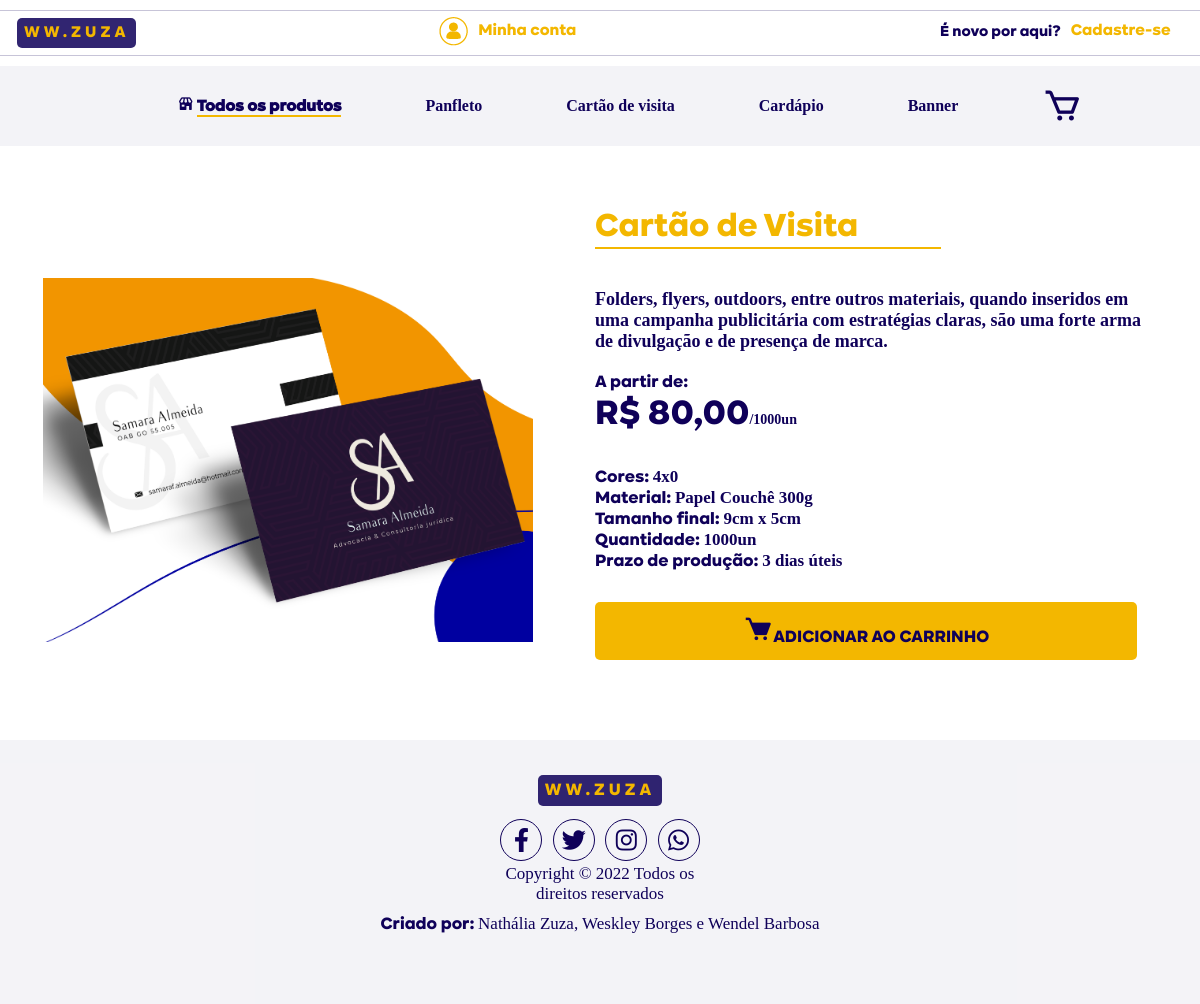
Page /view/produto/itemProduto.php?id=6 on the committed database.
### tables this page shows
CREATE TABLE IF NOT EXISTS `produto` (
  `id` INT(11) NOT NULL AUTO_INCREMENT,
  `nome` VARCHAR(45) NOT NULL,
  `descricao` VARCHAR(255) NOT NULL,
  `preco` DECIMAL(10,2) NOT NULL,
  `cores` VARCHAR(80) NOT NULL,
  `material` VARCHAR(45) NOT NULL,
  `tamanho` VARCHAR(15) NOT NULL,
  `prazo` VARCHAR(15) NOT NULL,
  `qtd` VARCHAR(15) NOT NULL,
  `foto` VARCHAR(60) NULL DEFAULT NULL,
  `categoria_id` INT(11) NOT NULL,
  PRIMARY KEY (`id`),
  INDEX `categoria_id` (`categoria_id` ASC),
  CONSTRAINT `produto_ibfk_1`
    FOREIGN KEY (`categoria_id`)
    REFERENCES `categoria` (`id`));

### dao/conexao/Conexao.php (called while the page is built)
<?php
abstract class Conexao{
    private static $instance;
    public static function getInstance(){
        try{
            if(!isset(self::$instance)){
                self::$instance = new PDO('mysql:host=127.0.0.1;charset=utf8;dbname=ww_zuza', 'root', '');
                self::$instance->setAttribute(PDO::ATTR_ERRMODE, PDO::ERRMODE_EXCEPTION);
            }
            return self::$instance;
        } catch (PDOException $e){
            echo $e->getMessage();
        }
    }
}
?>

### dao/ProdutoDAO.php (called while the page is built, shortened)
<?php
require_once 'conexao/Conexao.php';
class ProdutoDAO {
    private $pdo;
    public function __construct() {
        $this->pdo = Conexao::getInstance();
    }
    public function findById( $id ) {
        try {
            $sql  = "SELECT * FROM produto WHERE id = ?";
            $stmt = $this->pdo->prepare( $sql );
            $stmt->bindValue( 1, $id );
            $stmt->execute();
            $produto = $stmt->fetch( PDO::FETCH_ASSOC );
            return $produto;
        } catch ( PDOException $e ) {
            echo "Erro ao listar o produto: ", $e->getMessage();
        }
    }
}
?>

### view/produto/itemProduto.php (the view, shortened to what this page needs)
<!DOCTYPE html>
<html lang="pt-br">
<head>
    <link href='https://unpkg.com/boxicons@2.1.2/css/boxicons.min.css' rel='stylesheet'>
    <link rel="stylesheet" href="https://cdnjs.cloudflare.com/ajax/libs/font-awesome/5.15.4/css/all.min.css">
    <link rel="stylesheet" href="/css/headerMenu.css">
</head>
<body>
    <div class="box">
        <ul class="nav-logar">
            <li>
                <a href="/index.php">
                    <span class="logo">WW.ZUZA</span>
                </a>
            </li>
        </ul>
        <div class="btn-logar">
            <a href="/view/pagsCentral/login.php">
                <img id="img-account" src="/img/my account-02.png" alt="">
                Minha conta</a>
        </div>
        <div class="btn-logar2"><a href="/view/cliente/formCadastrarCliente.php">
                <p id="cadastro">É novo por aqui? </p>Cadastre-se
            </a></div>
    </div>
    <div class="menu">
        <ul class="nav-list">
            <li>
                <a href="/index.php">
                    <i class='bx bxs-store'></i>
                    <span class="nomelink" id="home">Todos os produtos</span>
                </a>
            </li>
            <li class="produtoshover">
                <a href="/view/produto/tipoproduto.php?categoria_id=1">
                    <span class="nomelink">Panfleto</span>
                </a>
            </li>
            <li class="produtoshover">
                <a href="/view/produto/tipoproduto.php?categoria_id=2">
                    <span class="nomelink">Cartão de visita</span>
                </a>
            </li>
            <li class="produtoshover">
                <a href="/view/produto/tipoproduto.php?categoria_id=3">
                    <span class="nomelink">Cardápio</span>
                </a>
            </li>
            <li class="produtoshover">
                <a href="/view/produto/tipoproduto.php?categoria_id=4">
                    <span class="nomelink">Banner</span>
                </a>
            </li>
            <li class="carrinho">
                <a href="/carrinho.php">
                    <i class='bx bx-cart'></i>
                </a>
            </li>
        </ul>
    </div>
    <div class="pai">
       <?php
       require_once '../../dao/ProdutoDAO.php';
       $produto_id = $_GET['id'];
       $produtoDAO = new ProdutoDAO();
       $produto   = $produtoDAO->findById($produto_id);
       if (!empty($produto)) {
        echo "<div class='container'>";
        echo "  <div class='div-img'>";
        echo "      <p><img src='/img/produto/foto/{$produto["foto"]}' width='112'/></p>";
        echo "  </div>";
        echo "  <div class='div-info'>";
        echo "      <div class='nome_produto'>
                        {$produto["nome"]}
                    </div>";
        echo "      <div class='desc_produto'>
                        {$produto["descricao"]}
                    </div>";
        echo    "<div class='preco'>
                        <p>A partir de: </p>R$ ", number_format(($produto["preco"]), 2, ",", "." ), "<span id='undIndex'>/{$produto["qtd"]}</span>
                    </div>";
        echo "      <div class='info'>
                        <p>Cores: <span class='descricao'>{$produto["cores"]}</span></p>
                    </div>";
        echo        "<div class='info'>
                        <p>Material: <span class='descricao'>{$produto['material']}</span></p>
                    </div>";
        echo        "<div class='info'>
                        <p>Tamanho final: <span class='descricao'> {$produto["tamanho"]}</span></p>
                    </div>";
        echo        "<div class='info'>
                        <p>Quantidade: <span class='descricao'>{$produto["qtd"]}</span></p>
                    </div>";
        echo        "<div class='info'>
                        <p>Prazo de produção: <span class='descricao'>{$produto["prazo"]}</span></p>
                    </div>";
        echo        "<div class='btn-info'>
                        <a href='/controller/produto/carrinhoController.php?id={$produto["id"]}&acao=add'><p> <i class='bx bxs-cart'></i>ADICIONAR AO CARRINHO</p></a>
                    </div>";
        echo    "</div>";
        echo "</div>";
       } else {
           echo "Não existe produtos cadastrados";
       }
       ?>
    </div>
    <footer>
        <div class="social">
            <p><span class="logo">WW.ZUZA</span></p>
            <div class="socialcirc">
                <a href="#" class="fab fa-facebook-f"></a>
                <a href="#" class="fab fa-twitter"></a>
                <a href="#" class="fab fa-instagram"></a>
                <a href="#" class="fab fa-whatsapp"></a>
                <p>Copyright © 2022 Todos os <br> direitos reservados</p>
            </div>
        </div>
        <div class="criacao">
            <p id="criado">Criado por: <span id="autores">Nathália Zuza, Weskley Borges e Wendel Barbosa</span></p>
        </div>
    </footer>
</html>

### css/itemProduto.css (style rules this page uses)
* { margin: 0; padding: 0; }
div.container { height: 100%; }
div.div-img { width: 48%; display: inline-block; text-align: center; padding: 5vw 0vw 5vw 0vw; min-width:40vw; }
div.div-img img { width: 85%; text-align: center; height: 100%; }
div.div-info { width: 48%; display: inline-block; text-align: left; padding: 5vw 0vw 5vw 0vw; min-width:40vw; }
p { font-size: 17px; color: #0F0059; }
.info { padding: 0 0 0 15px; width: 100%; font-family: kinetika; }
.descricao { font-family: kinetika-light; font-weight: 900; }
.nome_produto { text-align: left; margin-bottom: 40px; margin-left: 15px; font-size: 33px; color: #F3B700; font-family: kinetika; border-bottom: 2px solid #F3B700; width: 60%; }
.desc_produto { text-align: left; padding: 0px 15px 20px 15px; font-size: 18px; color: #0F0059; font-family: kinetika-light; font-weight: 900; }
.preco { text-align: left; padding: 0 0 30px 15px; font-size: 35px; color: #0F0059; font-family: kinetika; }
.btn-info { text-align: center; padding: 12px; background-color: #F3B700; width: 90%; border-radius: 5px; margin-top: 30px; margin-left: 15px; align-items: center; align-content: center; }
.btn-info a { text-decoration: none; }
.btn-info p { font-family: kinetika; }
.btn-info i { font-size: 30px; }
#undIndex { font-family: kinetika-light; font-weight: 900; font-size: 14px; color: #0F0059; }

### css/headerMenu.css (style rules this page uses)
.box { height: 3vh; border-bottom: 1px solid #0f00593b; border-top: 1px solid #0f00593b; padding: 10px; margin-top: 10px; margin-bottom: 10px; display: flex; justify-content: space-between; }
.nav-logar { display: flex; list-style: none; left: 0; align-items: center; font-family: kinetika; }
.nav-logar li { padding: 7px; margin-top: 0px; }
.btn-logar { margin-top: -5px; display: flex; height: 30px; }
.btn-logar a { text-decoration: none; font-family: kinetika; color: #F3B700; display: flex; width: 180px; text-align: center; align-items: center; margin-left: 20px; }
.btn-logar2 { margin-top: -5px; display: flex; margin-left: 25px; height: 30px; }
.btn-logar2 a { text-decoration: none; font-family: kinetika; color: #F3B700; display: flex; width: 250px; text-align: center; align-items: center; margin-left: 20px; }
#cadastro { font-size: 15px; margin-right: 10px; }
#img-account { margin-right: 10px; }
.logo { background-color: #0f0059da; color: #F3B700; letter-spacing: 4px; border-radius: 5px; padding: 7px; font-family: kinetika; }
.menu { display: flex; justify-content: space-evenly; background-color: #0f00590c; }
.nav-list { display: flex; height: 10vh; list-style: none; left: 0; align-items: center; font-family: kinetika; }
.nav-list li { margin-left: 70px; font-weight: bolder; padding: 7px; margin-top: 0px; }
.produtoshover { font-family: kinetika-light; }
div > ul > li > a { color: #0F0059; text-decoration: none; }
#home { border-bottom: 2px solid #F3B700; }
.carrinho { color: #0F0059; width: 50px; height: 40px; align-items: center; }
.carrinho i { font-size: 40px; }
footer { background-color: #0f00590c; margin: 0; padding: 0; width: 100vw; height: 33vh; margin-top: 20px; }
.social { margin: auto; text-align: center; padding: 40px 40px 10px 40px; font-family: kinetika-light; margin-top: 15px; width: 30vw; }
.social .socialcirc { margin-top: 15px; }
footer .social a { text-align: center; height: 2.5rem; width: 2.5rem; line-height: 2.5rem; font-size: 1.5rem; color:#0F0059; border: 1px solid #0F0059; margin:.2rem; border-radius: 50%; text-decoration: none; display: inline-block; }
.criacao p { font-family: kinetika; text-align: center; }
#criado #autores { font-family: kinetika-light; }

### rows in the picture
produto: foto (picture), nome "Cartão de Visita", descricao "Folders, flyers, outdoors, entre outros materiais, quando inseridos em uma campanha publicitária com estratégias claras, são uma forte arma de divulgação e de presença de marca.", preco "80,00", qtd "1000un", cores "4x0", material "Papel Couchê 300g", tamanho "9cm x 5cm", prazo "3 dias úteis"
